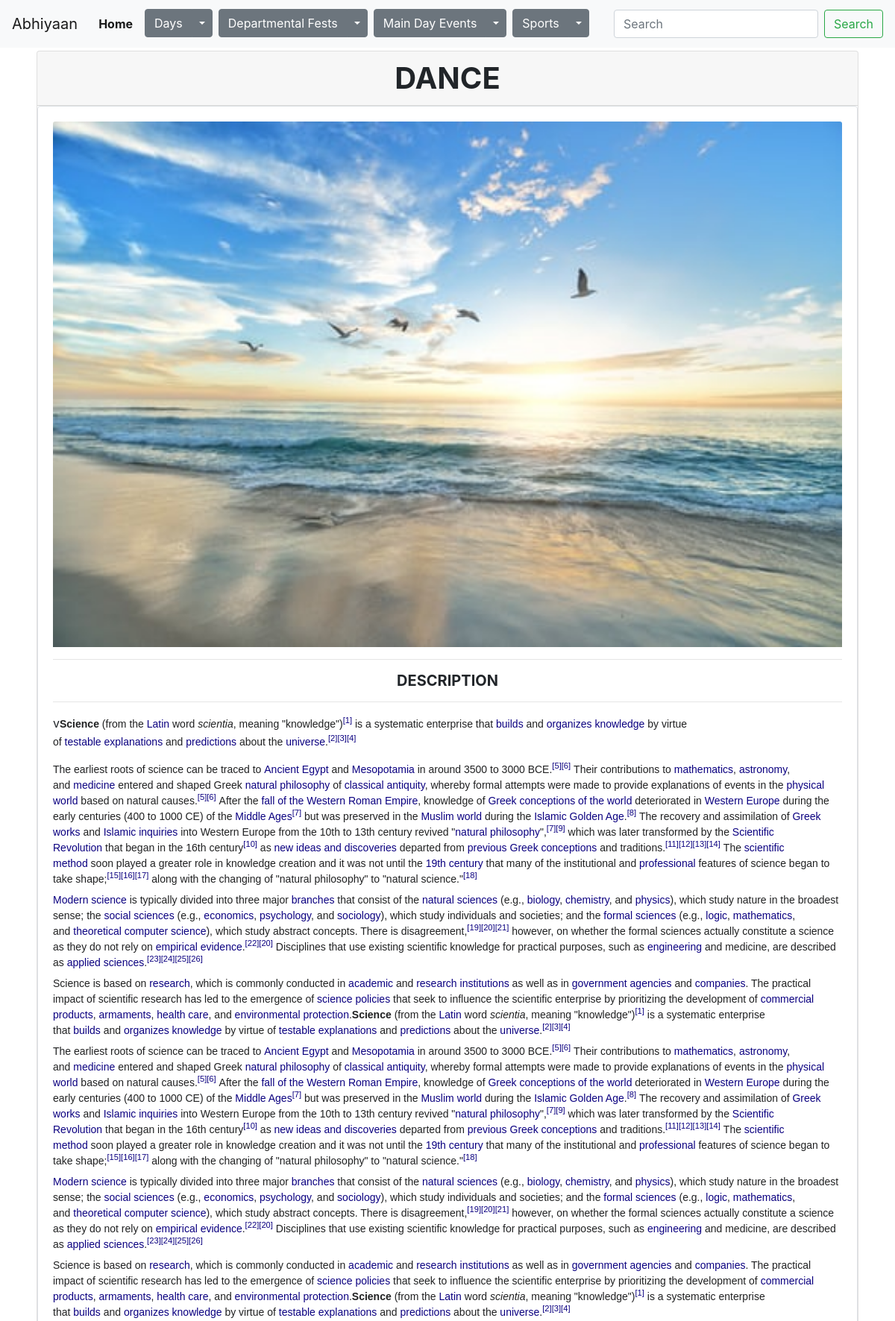
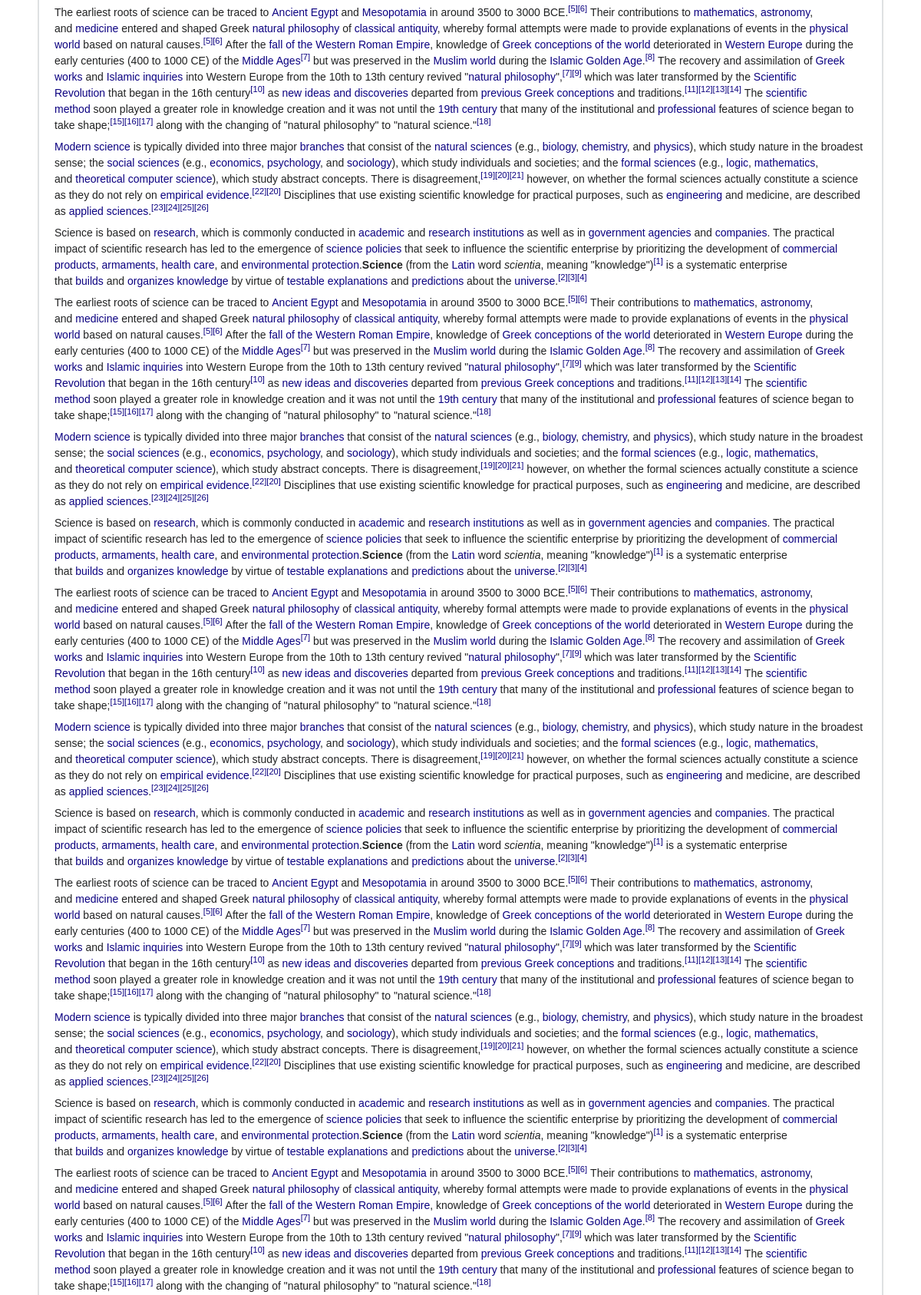
Page /departmentalfests/Computer Engineering/Dance (upper part) on the committed database (2 pictures, top to bottom).
### departmentalfests/models.py (models this page shows, shortened)
class Event(models.Model):
    name           =  models.CharField(max_length=1000)
    image          =  models.ImageField(upload_to='images', blank=True)
    description    =  models.TextField(blank=True)
    eventhead      =  models.CharField(max_length=1000)
    rules          =  models.TextField(blank=True)
    registrationform= models.CharField(max_length=1000, blank=True)

### departmentalfests/views.py (the view)
# urls.py: path("<str:department>/<str:event>", views.event, name="event"),
def event(request, department, event):
    tdepartment=Department.objects.get(name=department)
    tevent=Department.objects.get(name=department).events.get(name=event)
    days=Days.objects.all()[0]
    day=Day.objects.all()
    departmentalfests=DepartmentalFest.objects.all()[0]
    departments=Department.objects.all()
    events=Event.objects.all()
    return render(request, "home/event.html", {
        "days": days,
        "day": day,
        "events": events,
        "event": tevent,
        "department": departments,
        "tdepartment": tdepartment,
        "sports":["Kabaddi", "Kho-Kho", "Cricket", "Batminton"]
    })

### home/templates/home/event.html (shortened to what this page needs)
{% extends "home/layout.html" %}
{% block body %}
<div class="container">
    <div class="card m-1">
        <h1 class="card-header text-center font-weight-bold">{{ event.name|upper|safe }}</h1>
        <div class="card-body img-thumbnail">
            <img class="card-img-top" src="{{ event.image.url }}" alt="Card image cap">
            <hr>
            <h5 class="card-title text-center font-weight-bold m-2">DESCRIPTION</h5>
            <hr>
            <p>{{ event.description|safe }}</p>
        </div>
    </div>
</div>
{% endblock %}

### rows in the picture
Event: name "DANCE", image (picture), description "v Science (from the Latin word scientia , meaning \"knowledge\") [1] is a systematic enterprise that builds and organizes knowledge by virtue of testable explanations and predictions about the universe . [2] [3] [4] The earliest roots of science can be traced to Ancient Egypt and Mesopotamia in around 3500 to 3000 BCE. [5] [6] Their contributions to mathematics , astronomy , and medicine entered and shaped Greek natural philosophy of classical antiquity , whereby formal attempts were made to provide explanations of events in the physical world based on natural causes. [5] [6] After the fall of the Western Roman Empire , knowledge of Greek conceptions of the world deteriorated in Western…"
